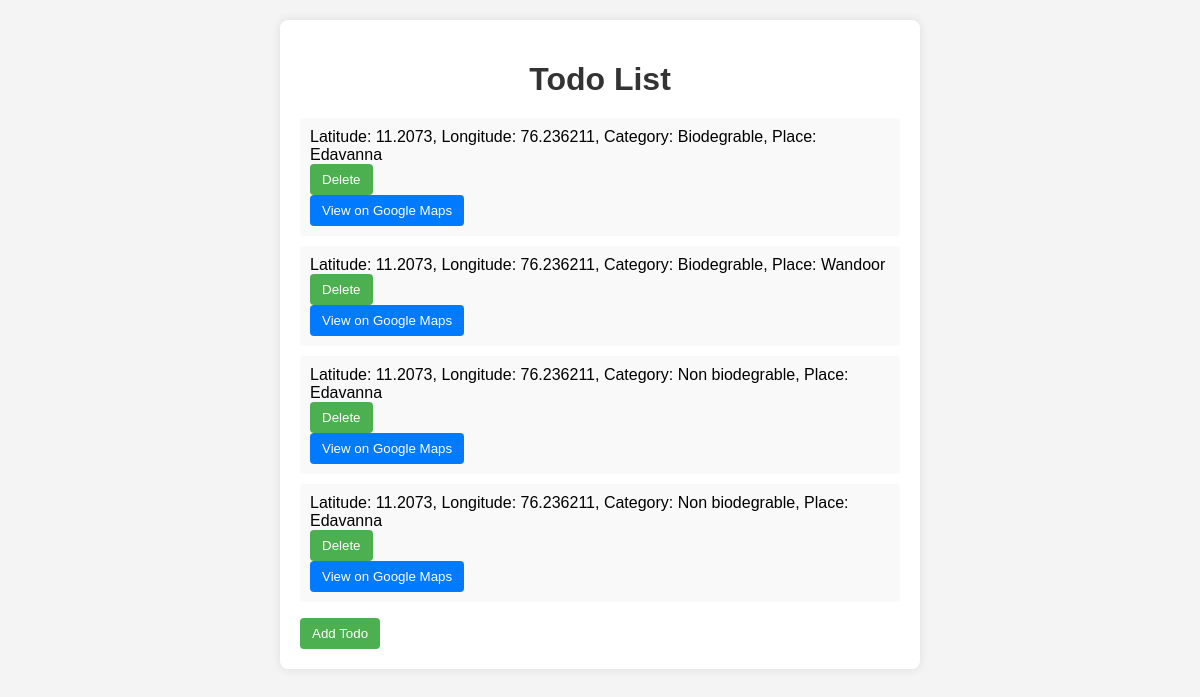
The app's page /list/ (signed in) with its own data.
### web/models.py (models this page shows, shortened)
class Todo(models.Model):
    user = models.ForeignKey(User, on_delete=models.CASCADE)
    latitude = models.FloatField()
    longitude = models.FloatField()
    category = models.CharField(max_length=100)
    place = models.CharField(max_length=100)

### web/views.py (the view)
# urls.py: path('list/', views.todo_list, name='todo_list'),
@login_required
def todo_list(request):
    todos = Todo.objects.filter(user=request.user)
    return render(request, 'todo_list.html', {'todos': todos})

### templates/todo_list.html (shortened to what this page needs)
{% load static %}
<!DOCTYPE html>
<html lang="en">
<head>
</head>
<body>
    <div class="container">
        <h1>Todo List</h1>
        <ul>
            {% for todo in todos %}
            <li>
                Latitude: {{ todo.latitude }}, Longitude: {{ todo.longitude }}, Category: {{ todo.category }}, Place: {{ todo.place }}
                <form method="post" action="{% url 'delete_todo' todo.id %}">
                    <button type="submit">Delete</button>
                </form>
                <button class="map-button" onclick="redirectToGoogleMaps('{{ todo.latitude }}', '{{ todo.longitude }}')">View on Google Maps</button>
            </li>
            {% endfor %}
        </ul>
        <a href="{% url 'add_todo' %}">
            <button>Add Todo</button>
        </a>
    </div>
</body>
</html>

### templates/todo_list.html (style rules this page uses)
body { font-family: Arial, sans-serif; margin: 0; padding: 0; background-color: #f4f4f4; }
.container { max-width: 600px; margin: 20px auto; padding: 20px; background-color: #fff; border-radius: 8px; box-shadow: 0 0 10px rgba(0, 0, 0, 0.1); }
h1 { text-align: center; margin-bottom: 20px; color: #333; }
ul { list-style-type: none; padding: 0; }
li { background-color: #f9f9f9; padding: 10px; margin-bottom: 10px; border-radius: 4px; }
button { background-color: #4caf50; color: #fff; border: none; padding: 8px 12px; cursor: pointer; border-radius: 4px; }
.map-button { background-color: #007bff; }

### records on screen
Todo: latitude "11.2073", longitude "76.236211", category "Biodegrable", place "Edavanna"
Todo: latitude "11.2073", longitude "76.236211", category "Biodegrable", place "Wandoor"
Todo: latitude "11.2073", longitude "76.236211", category "Non biodegrable", place "Edavanna"
Todo: latitude "11.2073", longitude "76.236211", category "Non biodegrable", place "Edavanna"
